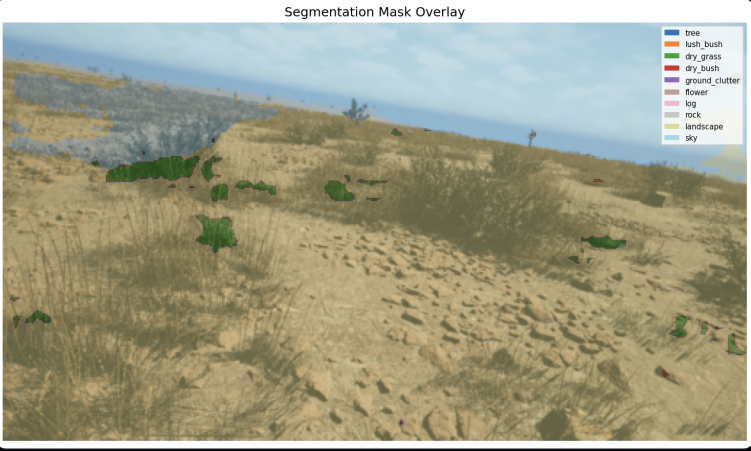
#> input picture 1.png, 1502 x 902 px, given as the content of the folder ception_engine/Offroad_Segmentation_trainImages/Color_Images, which was not available (shown at 1/2 size)
$ python build_joint_histograms.py
#> lines starting #> are read from the running program, lines starting #| are printed output that depends on the picture; after the words box and inside, x2 and y2 are one past the last pixel; in counts of white or black regions, pixels touching at a corner belong together; pictures that were not available may be replaced by others from this repository, and a replacement may not be noted
"""
Build JOINT color+position histograms: P(class | H, S, V, Y_bin).
This extracts the prior distribution from the TRAINING domain.

Key insight: rock and landscape share the same HSV colors,
but rock appears in different Y positions than landscape.
A joint histogram captures this correlation from the training data,
which can then be applied zero-shot to the test environment.
"""

import os, sys, time, pickle
import numpy as np
import cv2

CLASS_VALUES = [100, 200, 300, 500, 550, 600, 700, 800, 7100, 10000]
CLASS_NAMES  = ["tree","lush_bush","dry_grass","dry_bush",
                "ground_clutter","flower","log","rock","landscape","sky"]
CLASS_TO_INDEX = {v: i for i, v in enumerate(CLASS_VALUES)}
NUM_CLASSES = 10


def remap_mask(mask):
    new_mask = np.full(mask.shape[:2], 255, dtype=np.uint8)
    for raw_val, class_idx in CLASS_TO_INDEX.items():
        new_mask[mask == raw_val] = class_idx
    return new_mask


def build_joint_histograms(train_dir, output_path, max_images=1002):
    """Build P(class | H, S, V, Y_bin) histograms from training dataset."""
#> called with output_path = 'joint_histograms.pkl', max_images = 1002
    img_dir = os.path.join(train_dir, "Color_Images")
    gt_dir = os.path.join(train_dir, "Segmentation")
    files = sorted([f for f in os.listdir(img_dir) if f.endswith('.png')])

    if max_images and max_images < len(files):
        indices = np.linspace(0, len(files)-1, max_images, dtype=int)
        files = [files[i] for i in indices]

    # Bin sizes
    h_bins = 18    # Hue: 0-180
    s_bins = 12    # Sat: 0-256
    v_bins = 12    # Val: 0-256
    y_bins = 10    # Normalized Y position (0=top, 9=bottom)

    total_bins = h_bins * s_bins * v_bins * y_bins
    print(f"Building joint histograms: {h_bins}×{s_bins}×{v_bins}×{y_bins} = {total_bins} bins per class")
    print(f"Using {len(files)} images...")

    class_hists = np.zeros((NUM_CLASSES, total_bins), dtype=np.float64)
    class_counts = np.zeros(NUM_CLASSES, dtype=np.int64)

    start = time.time()
    for idx, fname in enumerate(files):
        img = cv2.imread(os.path.join(img_dir, fname))
#> img is the input picture: shape (902, 1502, 3); mean B, G, R 135.9, 159.6, 161.4
        img_hsv = cv2.cvtColor(img, cv2.COLOR_BGR2HSV)
#> img_hsv: shape (902, 1502, 3); mean H, S, V 40.4, 69.4, 170.2
        gt_raw = cv2.imread(os.path.join(gt_dir, fname), cv2.IMREAD_UNCHANGED)
        if len(gt_raw.shape) == 3:
            gt_raw = gt_raw[:, :, 0]
#> gt_raw: shape (902, 1502)
        gt = remap_mask(gt_raw)
        h, w = gt.shape
#> h = 902; w = 1502

        H = img_hsv[:, :, 0].astype(np.float32)
        S = img_hsv[:, :, 1].astype(np.float32)
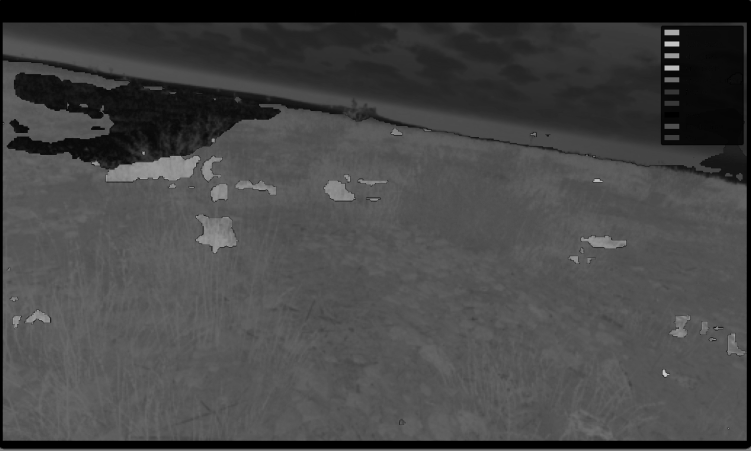
#> S: shape (902, 1502) float32 (shown at 1/2 size); min 0, max 204, mean 69.4
        V = img_hsv[:, :, 2].astype(np.float32)
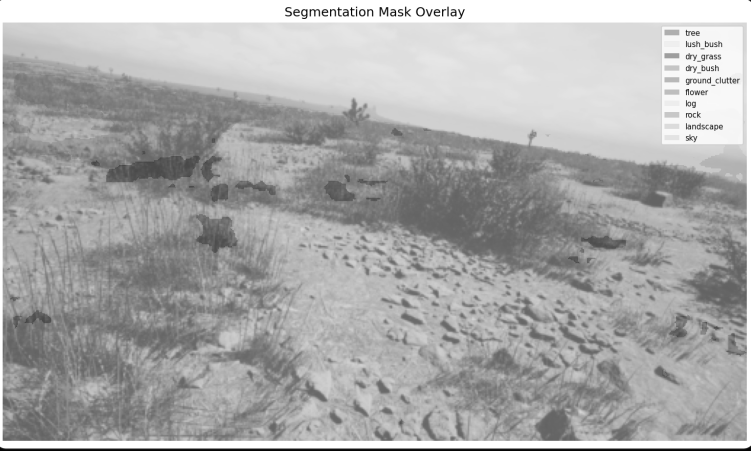
#> V: shape (902, 1502) float32 (shown at 1/2 size); min 0, max 255, mean 170.2

        # Y position normalized
        Y = np.arange(h, dtype=np.float32)[:, None] * np.ones(w)[None, :]

        h_idx = np.clip((H / 180 * h_bins).astype(int), 0, h_bins - 1)
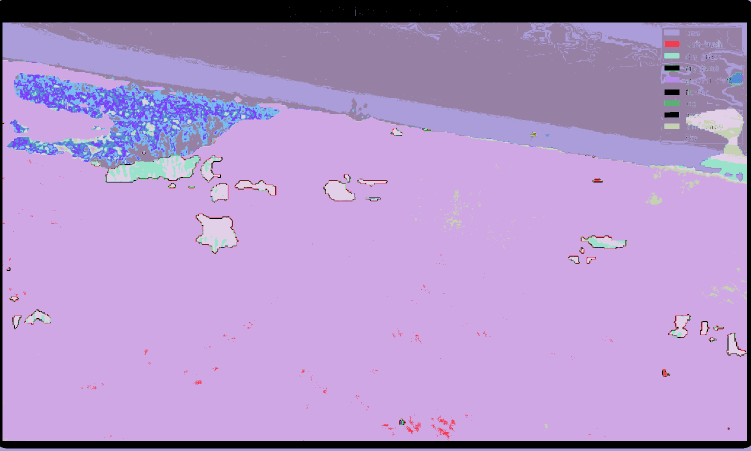
#> h_idx: shape (902, 1502) int64 (shown at 1/2 size); 18 distinct labels, from 0 to 17; one colour per label, 0 black
        s_idx = np.clip((S / 256 * s_bins).astype(int), 0, s_bins - 1)
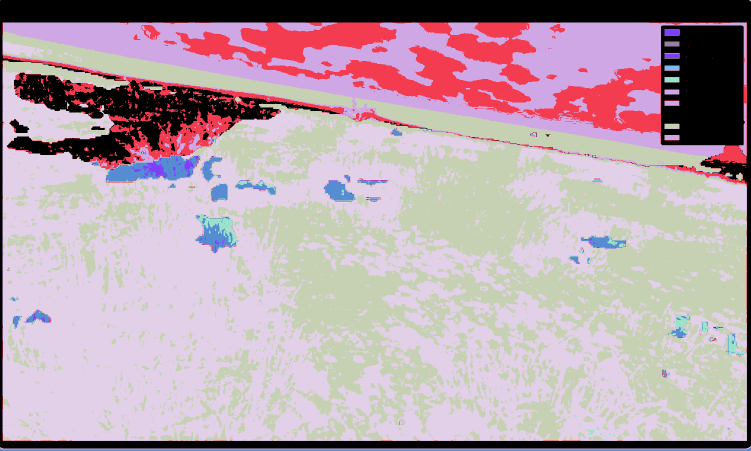
#> s_idx: shape (902, 1502) int64 (shown at 1/2 size); 10 distinct labels, from 0 to 9; one colour per label, 0 black
        v_idx = np.clip((V / 256 * v_bins).astype(int), 0, v_bins - 1)
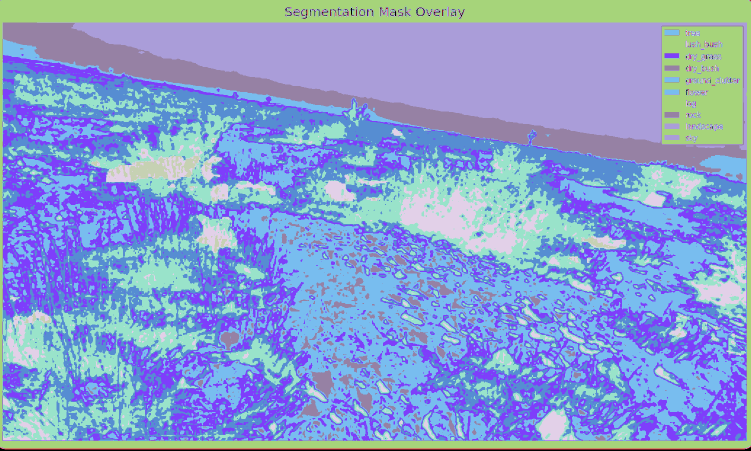
#> v_idx: shape (902, 1502) int64 (shown at 1/2 size); 12 distinct labels, from 0 to 11; one colour per label, 0 black
        y_idx = np.clip((Y / h * y_bins).astype(int), 0, y_bins - 1)

        flat_idx = (h_idx * (s_bins * v_bins * y_bins) +
                    s_idx * (v_bins * y_bins) +
                    v_idx * y_bins +
                    y_idx)
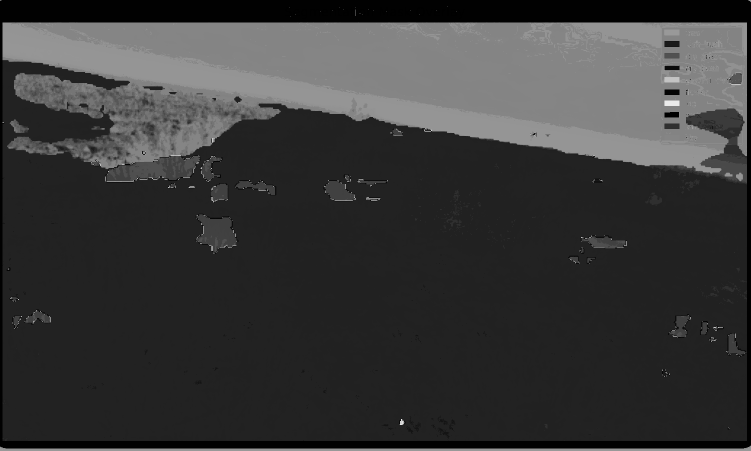
#> flat_idx: shape (902, 1502) int64 (shown at 1/2 size); min 0, max 25368, mean 5704; drawn with min black and max white

        for cls in range(NUM_CLASSES):
            mask = gt == cls
            if mask.sum() == 0:
                continue
            cls_indices = flat_idx[mask].astype(int)
            np.add.at(class_hists[cls], cls_indices, 1)
            class_counts[cls] += mask.sum()
#> this loop made 10 passes
#> pass 2, in build_joint_histograms, `mask = gt == cls`:
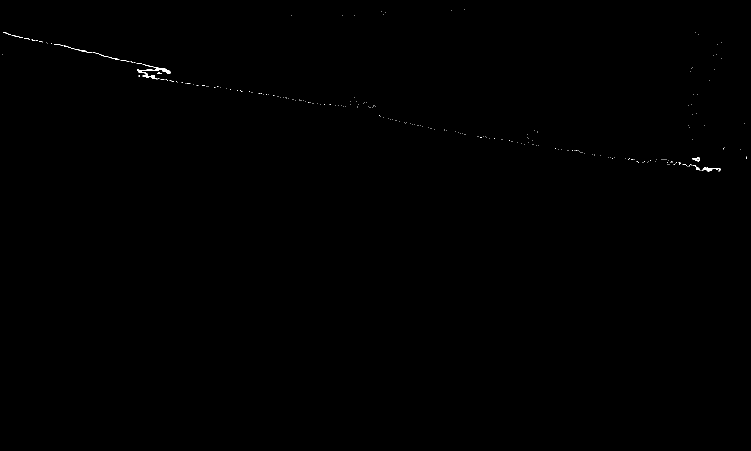
#> mask: shape (902, 1502) bool (shown at 1/2 size); 0.1% white in thin lines or dots, all inside (x1, y1, x2, y2) = (5, 18, 1494, 344)
#> after the loop, class_counts = [12189, 1362, 0, 0, 0, 0, 0, 0, 0, 0]

        if (idx + 1) % 100 == 0:
            elapsed = time.time() - start
            print(f"  [{idx+1}/{len(files)}] {elapsed:.0f}s")

    # Normalize
    for cls in range(NUM_CLASSES):
        total = class_hists[cls].sum()
        if total > 0:
            class_hists[cls] /= total

    data = {
        'histograms': class_hists,
        'counts': class_counts,
        'h_bins': h_bins, 's_bins': s_bins, 'v_bins': v_bins, 'y_bins': y_bins,
        'type': 'joint_hsv_y',
    }

    with open(output_path, 'wb') as f:
        pickle.dump(data, f)

    elapsed = time.time() - start
    print(f"\nDone in {elapsed:.0f}s → {output_path}")
    print(f"\nPer-class pixel counts:")
    for cls in range(NUM_CLASSES):
        print(f"  {CLASS_NAMES[cls]:>16}: {class_counts[cls]:>12,}")
    return data


if __name__ == "__main__":
    import argparse
    parser = argparse.ArgumentParser()
    parser.add_argument("--train-dir", default="perception_engine/Offroad_Segmentation_trainImages", help="Path to training dataset to extract priors from")
    parser.add_argument("--output", default="joint_histograms.pkl")
    parser.add_argument("--max-images", type=int, default=1002)
    args = parser.parse_args()

    # For the sake of the evaluation framing, we point this at the required directory
    build_joint_histograms(args.train_dir, args.output, args.max_images)
